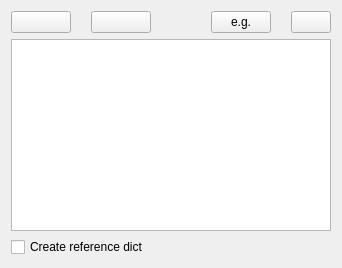
                    <widget class="QWidget" name="page_4">
                     <layout class="QVBoxLayout" name="verticalLayout_29">
                      <item>
                       <layout class="QHBoxLayout" name="horizontalLayout_47">
                        <property name="spacing">
                         <number>20</number>
                        </property>
                        <item>
                         <widget class="QPushButton" name="pushButton_load_user_align">
                          <property name="minimumSize">
                           <size>
                            <width>60</width>
                            <height>0</height>
                           </size>
                          </property>
                          <property name="maximumSize">
                           <size>
                            <width>60</width>
                            <height>16777215</height>
                           </size>
                          </property>
                          <property name="toolTip">
                           <string>&lt;html&gt;&lt;head/&gt;&lt;body&gt;&lt;p&gt;Load user-defined commands from file&lt;/p&gt;&lt;/body&gt;&lt;/html&gt;</string>
                          </property>
                          <property name="text">
                           <string/>
                          </property>
                          <property name="icon">
                           <iconset>
                            <normaloff>:/icons/icons/view_doc.ico</normaloff>:/icons/icons/view_doc.ico</iconset>
                          </property>
                          <property name="autoDefault">
                           <bool>false</bool>
                          </property>
                          <property name="default">
                           <bool>false</bool>
                          </property>
                          <property name="flat">
                           <bool>false</bool>
                          </property>
                         </widget>
                        </item>
                        <item>
                         <widget class="QPushButton" name="pushButton_save_user_align">
                          <property name="minimumSize">
                           <size>
                            <width>60</width>
                            <height>0</height>
                           </size>
                          </property>
                          <property name="maximumSize">
                           <size>
                            <width>60</width>
                            <height>16777215</height>
                           </size>
                          </property>
                          <property name="toolTip">
                           <string>&lt;html&gt;&lt;head/&gt;&lt;body&gt;&lt;p&gt;Save user-defined commands to file&lt;/p&gt;&lt;/body&gt;&lt;/html&gt;</string>
                          </property>
                          <property name="text">
                           <string/>
                          </property>
                          <property name="icon">
                           <iconset resource="resources.qrc">
                            <normaloff>:/icons/icons/save.ico</normaloff>:/icons/icons/save.ico</iconset>
                          </property>
                         </widget>
                        </item>
                        <item>
                         <spacer name="horizontalSpacer_27">
                          <property name="orientation">
                           <enum>Qt::Horizontal</enum>
                          </property>
                          <property name="sizeHint" stdset="0">
                           <size>
                            <width>40</width>
                            <height>20</height>
                           </size>
                          </property>
                         </spacer>
                        </item>
                        <item>
                         <widget class="QPushButton" name="pushButton_eg_ualign">
                          <property name="maximumSize">
                           <size>
                            <width>60</width>
                            <height>16777215</height>
                           </size>
                          </property>
                          <property name="text">
                           <string>e.g.</string>
                          </property>
                         </widget>
                        </item>
                        <item>
                         <widget class="QPushButton" name="pushButton_help_ualign">
                          <property name="maximumSize">
                           <size>
                            <width>60</width>
                            <height>16777215</height>
                           </size>
                          </property>
                          <property name="text">
                           <string/>
                          </property>
                         </widget>
                        </item>
                       </layout>
                      </item>
                      <item>
                       <widget class="QPlainTextEdit" name="plainTextEdit_user_align">
                        <property name="font">
                         <font>
                          <family>Monaco</family>
                          <pointsize>12</pointsize>
                         </font>
                        </property>
                        <property name="toolTip">
                         <string>&lt;html&gt;&lt;head/&gt;&lt;body&gt;&lt;p&gt;Enter user-defined step to align the NGS short reads of each individual to the reference genome.&lt;/p&gt;&lt;p&gt;Commands will be executed sequentially for each diploid individual. Input format is fasta-quality, output format is bam.&lt;/p&gt;&lt;p&gt;Sequential commands allowed on different lines, but also linux pipes, redirection, etc. The commands should be executable directly on terminal.&lt;/p&gt;&lt;p&gt;ALLOWED TAGS:&lt;/p&gt;&lt;p&gt;&lt;span style=&quot; text-decoration: underline; color:#ff0000;&quot;&gt;infile.fq&lt;/span&gt; =&amp;gt; input fasta-quality file with NGS reads (single-ends)&lt;/p&gt;&lt;p&gt;&lt;span style=&quot; text-decoration: underline; color:#ff0000;&quot;&gt;infile.1.fq&lt;/span&gt; =&amp;gt; input fasta-quality file with forward NGS reads (paired-ends)&lt;/p&gt;&lt;p&gt;&lt;span style=&quot; text-decoration: underline; color:#ff0000;&quot;&gt;infile.2.fq&lt;/span&gt; =&amp;gt; input fasta-quality file with reverse NGS reads (paired-ends)&lt;/p&gt;&lt;p&gt;&lt;span style=&quot; text-decoration: underline; color:#ff0000;&quot;&gt;reference.fa&lt;/span&gt; =&amp;gt; reference sequence in fasta format&lt;/p&gt;&lt;p&gt;&lt;span style=&quot; text-decoration: underline; color:#ff0000;&quot;&gt;outfile.bam&lt;/span&gt; =&amp;gt; output file with aligned NGS reads for each individual (bam format)&lt;/p&gt;&lt;p&gt;&lt;span style=&quot; text-decoration: underline; color:#ff0000;&quot;&gt;ind_number&lt;/span&gt; =&amp;gt; index of current individual&lt;/p&gt;&lt;p&gt;&lt;span style=&quot; text-decoration: underline; color:#ff0000;&quot;&gt;tempfile&lt;/span&gt; =&amp;gt; temporary files&lt;/p&gt;&lt;p&gt;&lt;span style=&quot; text-decoration: underline; color:#ff0000;&quot;&gt;infile.fq&lt;/span&gt; OR ( &lt;span style=&quot; text-decoration: underline; color:#ff0000;&quot;&gt;infile.1.fq&lt;/span&gt; AND &lt;span style=&quot; text-decoration: underline; color:#ff0000;&quot;&gt;infile.2.fq&lt;/span&gt; ) must be specified&lt;/p&gt;&lt;p&gt;&lt;span style=&quot; font-style:italic; text-decoration: underline; color:#ff0000;&quot;&gt;outfile.bam&lt;/span&gt;&lt;span style=&quot; font-style:italic;&quot;&gt; must be specified &lt;/span&gt;&lt;/p&gt;&lt;p&gt;&lt;span style=&quot; font-style:italic; text-decoration: underline; color:#ff0000;&quot;&gt;reference.fa&lt;/span&gt;&lt;span style=&quot; font-style:italic;&quot;&gt; must be specified &lt;/span&gt;&lt;/p&gt;&lt;/body&gt;&lt;/html&gt;</string>
                        </property>
                        <property name="tabStopWidth">
                         <number>10</number>
                        </property>
                       </widget>
                      </item>
                      <item>
                       <layout class="QHBoxLayout" name="horizontalLayout_66">
                        <item>
                         <widget class="QCheckBox" name="checkBox_user_align_createDict">
                          <property name="toolTip">
                           <string>&lt;html&gt;&lt;head/&gt;&lt;body&gt;&lt;p&gt;Create dictionary file for reference genome. Uses picard tools' CreateSequenceDictionary.jar&lt;/p&gt;&lt;/body&gt;&lt;/html&gt;</string>
                          </property>
                          <property name="text">
                           <string>Create reference dict</string>
                          </property>
                         </widget>
                        </item>
                        <item>
                         <spacer name="horizontalSpacer_36">
                          <property name="orientation">
                           <enum>Qt::Horizontal</enum>
                          </property>
                          <property name="sizeHint" stdset="0">
                           <size>
                            <width>40</width>
                            <height>20</height>
                           </size>
                          </property>
                         </spacer>
                        </item>
                       </layout>
                      </item>
                     </layout>
                    </widget>
